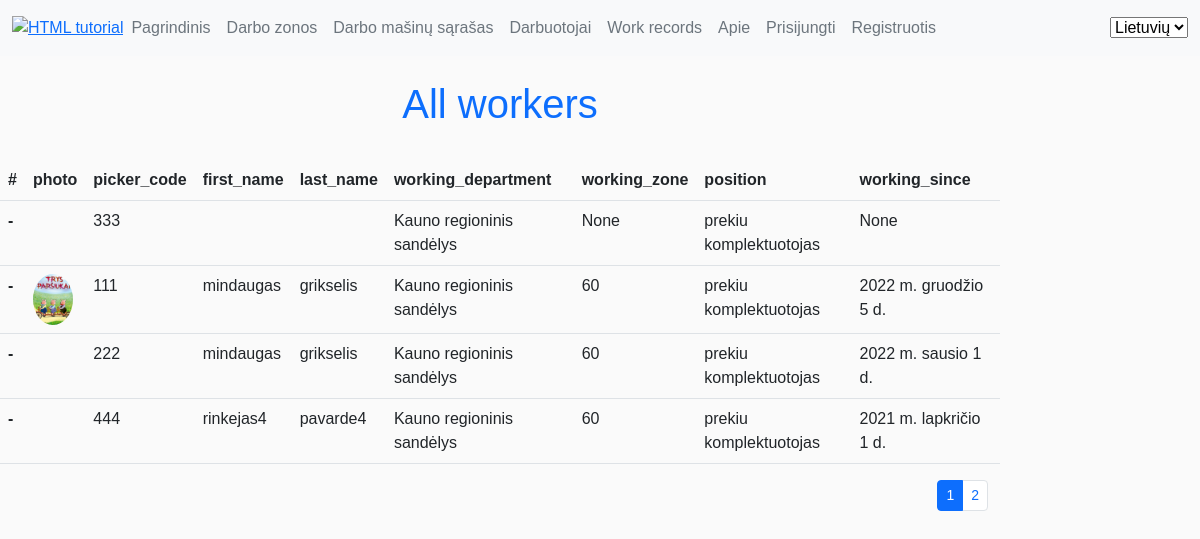
Before: /lm/workers/ with the older database file.
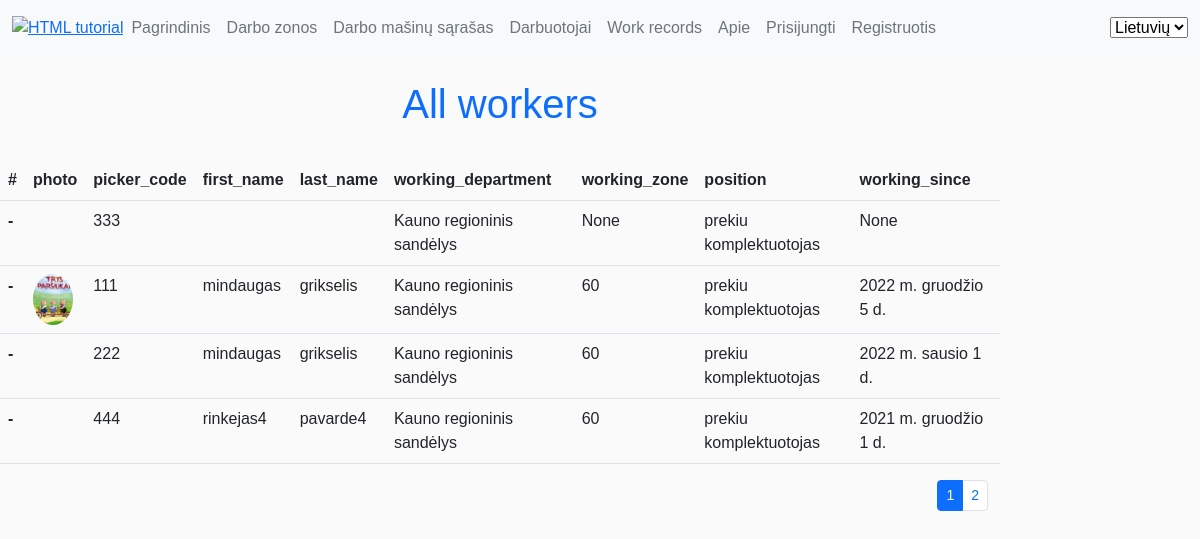
After: the same page with the newer database file.
### lm/models.py (models this page shows, shortened)
class MyUser(AbstractBaseUser):
    email = models.EmailField(
        verbose_name='email address',
        max_length=255,
        unique=True,
    )
    date_of_birth = models.DateField(null=True, blank=True,)
    is_active = models.BooleanField(default=True)
    is_admin = models.BooleanField(default=False)
    objects = MyUserManager()
    USERNAME_FIELD = 'email'
    picker_code = models.CharField(_('Piker code'),help_text='rinkejo_kodas', max_length=3, unique=True)
    first_name = models.CharField(_('First name'),help_text='Vardas', max_length=80)
    last_name = models.CharField(_('Last name'),help_text='Pavardė', max_length=80)
    working_zone = models.ForeignKey('Darbo_zona_sandelyje',null=True, on_delete=models.SET_NULL)
    working_department_choices = (
        ('Vilniaus apsk', 'Vilniaus apsk'),
        ('Vilniaus regioninis sandėlys', 'Vilniaus regioninis sandėlys'),
        ('Kauno apsk', 'Kauno apsk'),
        ('Kauno regioninis sandėlys', 'Kauno regioninis sandėlys'),
        ('Klaipėdos apsk', 'Klaipėdos apsk'),
    )
    working_department = models.CharField(_('Working disctric or logistic warehouse'),max_length=80, choices=working_department_choices, default='Kauno regioninis sandėlys',
                                help_text='Kurioje (-iame) apskrityje/logistikos sandėlyje dirbate', blank=True)
    position_choices = (
        ('grupes vadovas','grupes vadovas'),
        ('grupes vadovo asistentas', 'grupes vadovo asistentas'),
        ('grupes vadovo asistentas', 'grupes vadovo asistentas'),
        ('prekiu komplektuotojas', 'prekiu komplektuotojas'))
    position = models.CharField(_('Working position'),max_length=80, choices=position_choices, default='prekiu komplektuotojas', help_text='Darbuotojo pareigos',blank=True)
    photo = models.ImageField(help_text='Darbuotojo foto arba avataras', upload_to='profile_pics', null=True, blank=True, default='default.png')
    working_since = models.DateField(_('Working since'),help_text='Darbo pradžia LIDL imoneje', null=True, blank=True)
    class Meta:
        ordering = ['last_name', 'first_name']
        verbose_name = _("Worker")
        verbose_name_plural = _("Workers")

class Darbo_zona_sandelyje (models.Model):
    zone_choices = (
        ('20','20 - HR'),
        ('40','40 - MOPRO'),
        ('41', '41 - Pienas'),
        ('60', '60 - TIKO'),
        ('61', '61 - BakeOff'),
        ('70', '70 - Fruits'),
        ('50', '50 - Mėsa'),
        ('90', '90 - NonFood')
        )
    zone_code = models.CharField(_('Working zone code'), max_length=80, choices=zone_choices, default='40', help_text='Darbo zona sandėlyje',
    blank=True, unique=True)
    zone_description=models.CharField(_('Description'), max_length=80, help_text='Zonos aprasymas pvz 60-Tiko')
    class Meta:
        ordering = ['zone_code']
        verbose_name = _("Working zone")
        verbose_name_plural = _("Working zones")
    def __str__(self):
        return f'{self.zone_code}'

### lm/views.py (the view)
# urls.py: path('workers/', views.workers, name='workers'),
def workers(request):
    paginator = Paginator(MyUser.objects.all(), 4)
    page_number = request.GET.get('page')
    paged_workers = paginator.get_page(page_number)
    context = {
        'workers': paged_workers
    }
    return render(request, 'lm/workers.html', context=context)

### lm/templates/lm/workers.html (shortened to what this page needs)
{% extends 'base.html' %}
{% load i18n %}
{% load static %}
{% block content %}
<h1 class="p-4 text-primary d-flex justify-content-center">{% trans "All workers " %} </h1>
<table class="table">
  <thead>
    <tr>
      <th scope="col">#</th>
      <th scope="col">photo</th>
      <th scope="col">picker_code</th>
      <th scope="col">first_name</th>
      <th scope="col">last_name</th>
      <th scope="col">working_department</th>
      <th scope="col">working_zone</th>
          <th scope="col">position</th>
          <th scope="col">working_since</th>
    </tr>
  </thead>
  {% for worker in workers %}
  <tbody>
    <tr>
      <th scope="row">-</th>
      <td>        <img width=40vh class="rounded-circle account-img" src="{%if worker.photo%} {{worker.photo.url}} {% endif %}">
</td>
      <td>{{worker.picker_code}}</td>
      <td>{{worker.first_name}}</td>
      <td>{{worker.last_name}}</td>
            <td>{{worker.working_department}}</td>
            <td>{{worker.working_zone}}</td>
            <td>{{worker.position}}</td>
            <td>{{worker.working_since}}</td>
    </tr>
  </tbody>
   {% endfor %}
</table>
<div class="container">
  <nav aria-label="...">
    {% if workers.has_other_pages %}
    <ul class="pagination pagination-sm justify-content-end">
      {% for i in workers.paginator.page_range %}
        {% if workers.number == i %}
      <li class="page-item active">
        <a class="page-link">{{i}}</a>
      </li>
      {% else %}
      <li class="page-item">
        <a class="page-link" href="?page={{i}}">{{ i }}</a>
      </li>
      {% endif %}
      {% endfor %}
    </ul>
    {% endif %}
  </nav>
</div>
{% endblock %}

Changed rows visible on the page:
changed MyUser "rinkejas4": working_since "2021 m. lapkričio 1 d." → "2021 m. gruodžio 1 d."
